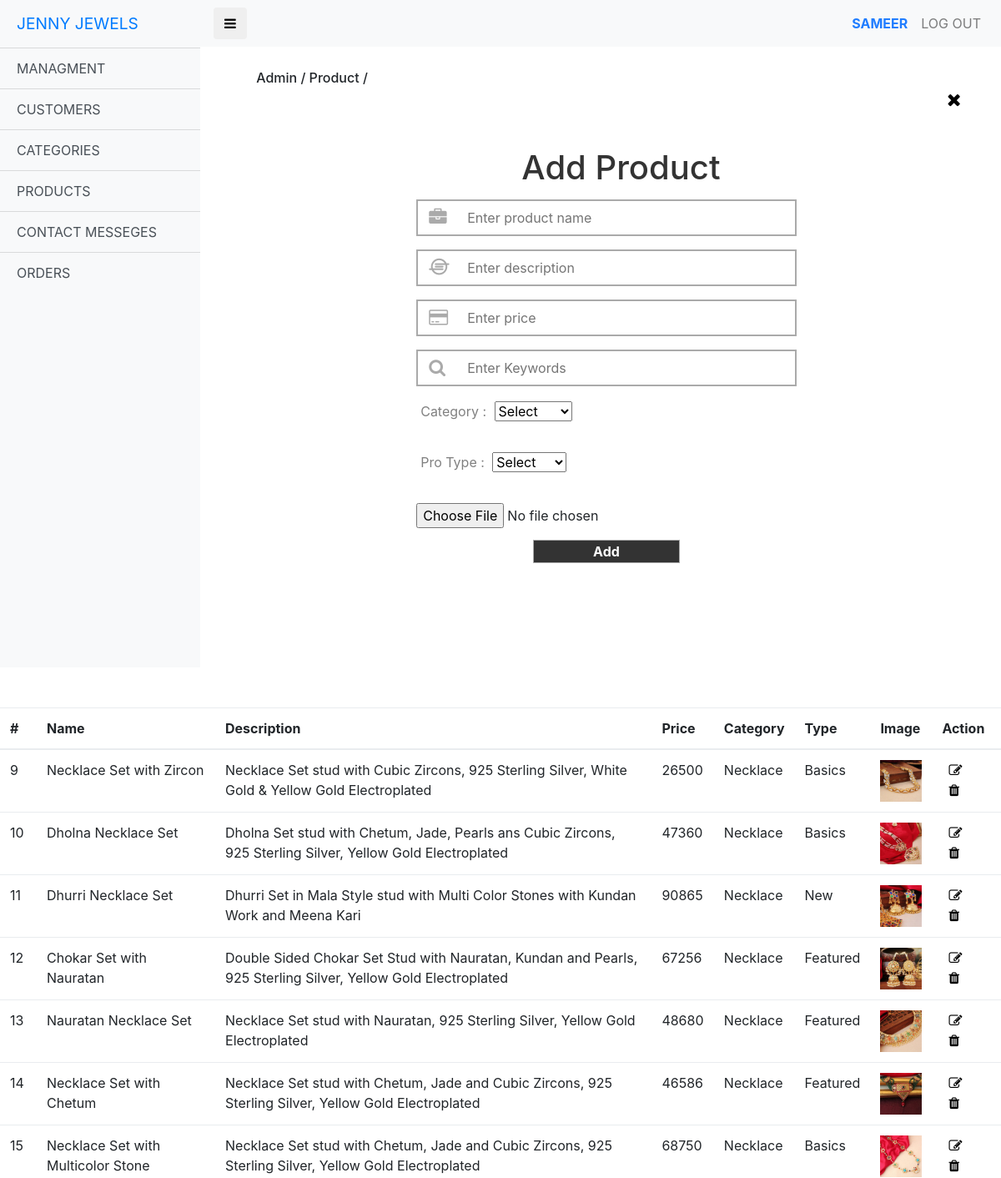
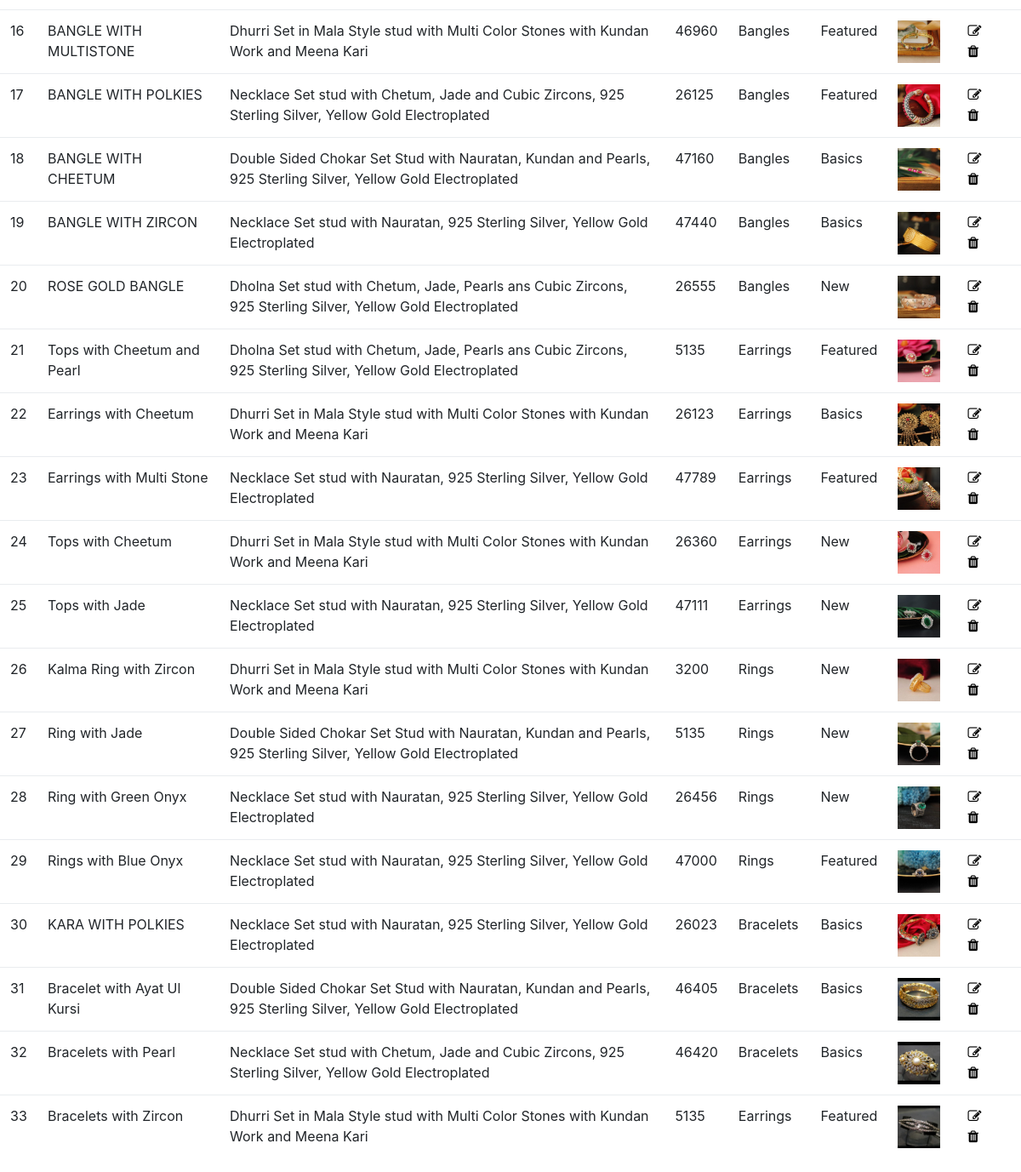
The app's page /addproduct.php (signed in) with its own data (2 pictures, top to bottom).
### tables this page shows
CREATE TABLE `products` (
  `pro_id` int(11) NOT NULL,
  `pro_name` varchar(255) NOT NULL,
  `pro_des` varchar(255) NOT NULL,
  `pro_image` varchar(255) NOT NULL,
  `pro_price` int(11) NOT NULL,
  `cat_id` int(11) NOT NULL,
  `pro_type` int(11) NOT NULL,
  `keywords` varchar(255) NOT NULL
);

CREATE TABLE `category` (
  `cat_id` int(11) NOT NULL,
  `cat_name` varchar(255) NOT NULL,
  `cat_image` varchar(255) NOT NULL
);

CREATE TABLE `product_type` (
  `id` int(11) NOT NULL,
  `pro_type` varchar(255) NOT NULL
);

### action_pro.php (called while the page is built, shortened)
<?php
$update = false;
    $myname = "";
    $mydes = "";
    $myprice = "";
    $mykeywords = "";
?>

### addproduct.php (the view, shortened to what this page needs)
<?php
 include("header2.php");
 include("action_pro.php");
 ?>
<H6 style="margin-left: 7%; margin-top: 3%;">Admin / Product /</H6>
<h6><a href="admin.php"  style="float: right; margin-right: 5%; text-decoration: none; color: black;"><i class="fa fa-times fa-lg"></i></a></h6>
<div style="margin-top: 8%; margin-left: 27%;">
		<?php if($update == true){ ?> <h1 style="margin-left: 18%; color:#333333;">Update Product</h1><?php } else{ ?>
			<h1 style="margin-left: 18%; color:#333333;">Add Product</h1> <?php } ?>
<form action="action_pro.php" method="POST" enctype="multipart/form-data" >
<div class="inputWithIcon">
<input type="text" name="name" value="<?php echo $myname;?>" placeholder="&nbsp;&nbsp;Enter product name" maxlength="20"required>
  <i class="fa fa-briefcase fa-lg fa-fw" aria-hidden="true"></i>
</div>
<div class="inputWithIcon ">
	<input type="text" name="description" value="<?php echo $mydes;?>" placeholder="&nbsp;&nbsp;Enter description " required>
	<i class="fa fa-ioxhost fa-lg fa-fw" aria-hidden="true"></i>
</div>
<div class="inputWithIcon ">
	<input type="text" name="price" value="<?php echo $myprice;?>" placeholder="&nbsp;&nbsp;Enter price " required>
	<i class="fa fa-credit-card fa-lg fa-fw" aria-hidden="true"></i>
</div>
<div class="inputWithIcon ">
  <input type="text" name="keywords" value="<?php echo $mykeywords;?>" placeholder="&nbsp;&nbsp;Enter Keywords " required>
  <i class="fa fa-search fa-lg fa-fw" aria-hidden="true"></i>
</div>
<div class="inputWithIcon ">
		<label style="color: grey; padding:5px;margin-top:5px;">Category : </label>
                        <select name="category">
                          <?php if($update == false){ ?> <option style="padding: 20px; margin: 5px;">Select</option> <?php }  ?>
                        </select><br><br>
</div>
<div class="inputWithIcon ">
    <label style="color: grey; padding:5px;margin-top:-5px;"> Pro Type : </label>
                        <select name="type">
                          <?php if($update == false){ ?> <option style="padding: 20px; margin: 5px;">Select</option> <?php }  ?>
                        </select><br><br>
</div>
<div class="inputWithIcon ">
	<input type="file" name="image" >
</div>
<div class="form-group btn_class">
<?php if($update == true ){?>
		<input type="submit" name="up" class="btn  btn-block " value="Update" >
	<?php } else {?>
	<input type="submit" name="add" class="btn  btn-block" value="Add" >
<?php } ?>
</div>
 </form>
 </div>
<?php
  include("footer2.php");
?>
<div class="mt-5">
      <table class="table  table-stripped tbl">
    <thead>
      <tr>
        <th>#</th>
        <th>Name</th>
        <th>Description</th>
        <th>Price</th>
        <th>Category</th>
        <th>Type</th>
        <th>Image</th>
        <th>Action</th>
      </tr>
    </thead>
    <tbody>
            <?php
 $query = "select * from products ";
 $result = mysqli_query($conn,$query);
 while($res = mysqli_fetch_array($result)){
 ?>
      <tr>
        <td><?php echo $res['pro_id'];  ?></td>
        <td><?php echo $res['pro_name'];  ?></td>
        <td><?php echo $res['pro_des'];  ?></td>
        <td><?php echo $res['pro_price'];  ?></td>
                   <?php $i=$res['cat_id'];
              $q1="SELECT * from category where cat_id='$i'";
              $r1=mysqli_query($conn,$q1);
              $r2=mysqli_fetch_row($r1);
            ?>
        <td><?php echo $r2['1'] ; ?></td>
                    <?php $i=$res['pro_type'];
              $q2="SELECT * from product_type where id='$i'";
              $r3=mysqli_query($conn,$q2);
              $r4=mysqli_fetch_row($r3);
            ?>
        <td><?php echo $r4['1'] ;  ?></td>
        <td><img src="images/<?php echo $res['pro_image'];  ?>" height="50px;" width="50px;"></td>
         <td>
     <a href="addproduct.php?edit=<?php echo $res['pro_id']; ?>" class="p-2"  style="text-decoration: none; color: black;"><i class="fa fa-edit"></i></a>
  <a href="addproduct.php?delete=<?php echo $res['pro_id']; ?>" class="p-2"  onClick="return confirm('Do you want to delete this Product ? ')" style="text-decoration: none; color: black;"><i class="fa fa-trash" style="color: black;"></i></a>
 </td>
      </tr>
     <?php
 }
 ?>
  </table>
  </div>

### css/simple-sidebar.css (style rules this page uses)
body { overflow-x: hidden; }

### css/style4.css (style rules this page uses)
input[type="text"] { width: 65%; border: 2px solid #aaa; margin: 8px 0; outline: none; padding: 8px; box-sizing: border-box; transition: 0.3s; }
.inputWithIcon input[type="text"] { padding-left: 50px; }
.inputWithIcon { position: relative; }
.inputWithIcon i { position: absolute; left: 1%; top: 13px; padding: 9px 8px; color: #aaa; transition: 0.3s; }
input[type="submit"] { margin-left: 20%; width: 25% !important; padding: 3px; border-radius: 0px !important; font-weight: bold; background-color: #333333; border: 1px solid #aaa; box-shadow: none; cursor: pointer; transition: .5s; color:white; margin-top: 2%; margin-bottom: 2%; }

### records on screen
products: pro_id "9", pro_name "Necklace Set with Zircon", pro_des "Necklace Set stud with Cubic Zircons, 925 Sterling Silver, White Gold & Yellow Gold Electroplated", pro_price "26500", cat.cat_name "Necklace", pro_type.pro_type "Basics", pro_image (picture)
products: pro_id "10", pro_name "Dholna Necklace Set", pro_des "Dholna Set stud with Chetum, Jade, Pearls ans Cubic Zircons, 925 Sterling Silver, Yellow Gold Electroplated", pro_price "47360", cat.cat_name "Necklace", pro_type.pro_type "Basics", pro_image (picture)
products: pro_id "11", pro_name "Dhurri Necklace Set", pro_des "Dhurri Set in Mala Style stud with Multi Color Stones with Kundan Work and Meena Kari", pro_price "90865", cat.cat_name "Necklace", pro_type.pro_type "New", pro_image (picture)
products: pro_id "12", pro_name "Chokar Set with Nauratan", pro_des "Double Sided Chokar Set Stud with Nauratan, Kundan and Pearls, 925 Sterling Silver, Yellow Gold Electroplated", pro_price "67256", cat.cat_name "Necklace", pro_type.pro_type "Featured", pro_image (picture)
products: pro_id "13", pro_name "Nauratan Necklace Set", pro_des "Necklace Set stud with Nauratan, 925 Sterling Silver, Yellow Gold Electroplated", pro_price "48680", cat.cat_name "Necklace", pro_type.pro_type "Featured", pro_image (picture)
products: pro_id "14", pro_name "Necklace Set with Chetum", pro_des "Necklace Set stud with Chetum, Jade and Cubic Zircons, 925 Sterling Silver, Yellow Gold Electroplated", pro_price "46586", cat.cat_name "Necklace", pro_type.pro_type "Featured", pro_image (picture)
products: pro_id "15", pro_name "Necklace Set with Multicolor Stone", pro_des "Necklace Set stud with Chetum, Jade and Cubic Zircons, 925 Sterling Silver, Yellow Gold Electroplated", pro_price "68750", cat.cat_name "Necklace", pro_type.pro_type "Basics", pro_image (picture)
products: pro_id "16", pro_name "BANGLE WITH MULTISTONE", pro_des "Dhurri Set in Mala Style stud with Multi Color Stones with Kundan Work and Meena Kari", pro_price "46960", cat.cat_name "Bangles", pro_type.pro_type "Featured", pro_image (picture)
products: pro_id "17", pro_name "BANGLE WITH POLKIES", pro_des "Necklace Set stud with Chetum, Jade and Cubic Zircons, 925 Sterling Silver, Yellow Gold Electroplated", pro_price "26125", cat.cat_name "Bangles", pro_type.pro_type "Featured", pro_image (picture)
products: pro_id "18", pro_name "BANGLE WITH CHEETUM", pro_des "Double Sided Chokar Set Stud with Nauratan, Kundan and Pearls, 925 Sterling Silver, Yellow Gold Electroplated", pro_price "47160", cat.cat_name "Bangles", pro_type.pro_type "Basics", pro_image (picture)
products: pro_id "19", pro_name "BANGLE WITH ZIRCON", pro_des "Necklace Set stud with Nauratan, 925 Sterling Silver, Yellow Gold Electroplated", pro_price "47440", cat.cat_name "Bangles", pro_type.pro_type "Basics", pro_image (picture)
products: pro_id "20", pro_name "ROSE GOLD BANGLE", pro_des "Dholna Set stud with Chetum, Jade, Pearls ans Cubic Zircons, 925 Sterling Silver, Yellow Gold Electroplated", pro_price "26555", cat.cat_name "Bangles", pro_type.pro_type "New", pro_image (picture)
products: pro_id "21", pro_name "Tops with Cheetum and Pearl", pro_des "Dholna Set stud with Chetum, Jade, Pearls ans Cubic Zircons, 925 Sterling Silver, Yellow Gold Electroplated", pro_price "5135", cat.cat_name "Earrings", pro_type.pro_type "Featured", pro_image (picture)
products: pro_id "22", pro_name "Earrings with Cheetum", pro_des "Dhurri Set in Mala Style stud with Multi Color Stones with Kundan Work and Meena Kari", pro_price "26123", cat.cat_name "Earrings", pro_type.pro_type "Basics", pro_image (picture)
products: pro_id "23", pro_name "Earrings with Multi Stone", pro_des "Necklace Set stud with Nauratan, 925 Sterling Silver, Yellow Gold Electroplated", pro_price "47789", cat.cat_name "Earrings", pro_type.pro_type "Featured", pro_image (picture)
products: pro_id "24", pro_name "Tops with Cheetum", pro_des "Dhurri Set in Mala Style stud with Multi Color Stones with Kundan Work and Meena Kari", pro_price "26360", cat.cat_name "Earrings", pro_type.pro_type "New", pro_image (picture)
products: pro_id "25", pro_name "Tops with Jade", pro_des "Necklace Set stud with Nauratan, 925 Sterling Silver, Yellow Gold Electroplated", pro_price "47111", cat.cat_name "Earrings", pro_type.pro_type "New", pro_image (picture)
products: pro_id "26", pro_name "Kalma Ring with Zircon", pro_des "Dhurri Set in Mala Style stud with Multi Color Stones with Kundan Work and Meena Kari", pro_price "3200", cat.cat_name "Rings", pro_type.pro_type "New", pro_image (picture)
products: pro_id "27", pro_name "Ring with Jade", pro_des "Double Sided Chokar Set Stud with Nauratan, Kundan and Pearls, 925 Sterling Silver, Yellow Gold Electroplated", pro_price "5135", cat.cat_name "Rings", pro_type.pro_type "New", pro_image (picture)
products: pro_id "28", pro_name "Ring with Green Onyx", pro_des "Necklace Set stud with Nauratan, 925 Sterling Silver, Yellow Gold Electroplated", pro_price "26456", cat.cat_name "Rings", pro_type.pro_type "New", pro_image (picture)
products: pro_id "29", pro_name "Rings with Blue Onyx", pro_des "Necklace Set stud with Nauratan, 925 Sterling Silver, Yellow Gold Electroplated", pro_price "47000", cat.cat_name "Rings", pro_type.pro_type "Featured", pro_image (picture)
products: pro_id "30", pro_name "KARA WITH POLKIES", pro_des "Necklace Set stud with Nauratan, 925 Sterling Silver, Yellow Gold Electroplated", pro_price "26023", cat.cat_name "Bracelets", pro_type.pro_type "Basics", pro_image (picture)
products: pro_id "31", pro_name "Bracelet with Ayat Ul Kursi", pro_des "Double Sided Chokar Set Stud with Nauratan, Kundan and Pearls, 925 Sterling Silver, Yellow Gold Electroplated", pro_price "46405", cat.cat_name "Bracelets", pro_type.pro_type "Basics", pro_image (picture)
products: pro_id "32", pro_name "Bracelets with Pearl", pro_des "Necklace Set stud with Chetum, Jade and Cubic Zircons, 925 Sterling Silver, Yellow Gold Electroplated", pro_price "46420", cat.cat_name "Bracelets", pro_type.pro_type "Basics", pro_image (picture)
products: pro_id "33", pro_name "Bracelets with Zircon", pro_des "Dhurri Set in Mala Style stud with Multi Color Stones with Kundan Work and Meena Kari", pro_price "5135", cat.cat_name "Earrings", pro_type.pro_type "Featured", pro_image (picture)

### other values on screen
$_SESSION['adminname'] "SAMEER"
